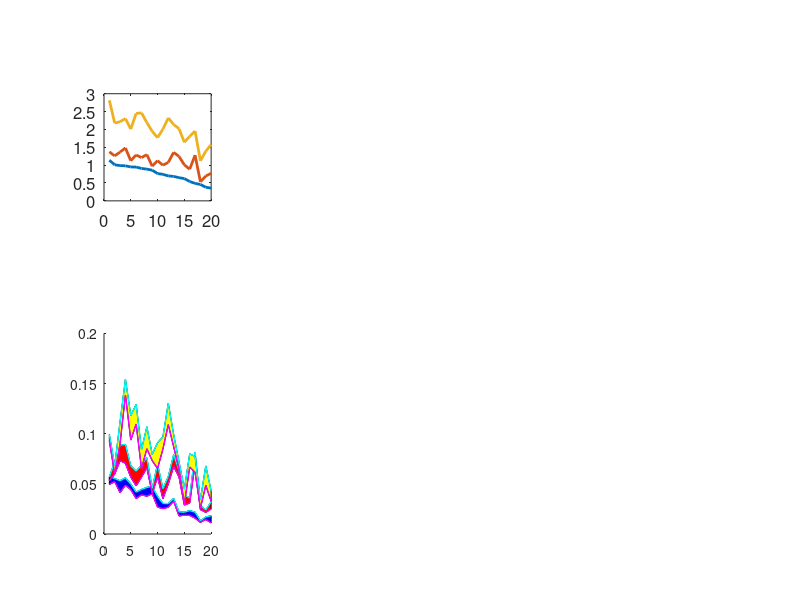

Write the MATLAB code that produced this figure. (Note: this script raises an error after producing the figure.)
load alldata
figure;
clf;
% [odp,dpo]=sort(-mean(metadp,2));
[odp,dpo]=sort(-metadp(:,1));
subplot(2,4,1);
plot(metadp(dpo,:),'linewidth',2);
axis square
set(gca,'fontsize',12);

subplot(2,4,5);
cols=['b' 'r' 'y'];
hold all;
for i=1:3
    plot(squeeze(metai(dpo,i,2)));
    plot(squeeze(metai(dpo,i,1)));
    p(i)=patch([1:20 fliplr(1:20)],[squeeze(metai(dpo,i,2))' fliplr(squeeze(metai(dpo,i,1))')],cols(i));
    plot(squeeze(metai(dpo,i,2)),'c','linewidth',1);
    plot(squeeze(metai(dpo,i,1)),'m','linewidth',1);
end
p(3).FaceColor=[1 .7 0];
axis square;
box on;
set(gca,'fontsize',12);

% [odp,dpo]=sort(-mean(metamr,2));
[odp,dpo]=sort(-metamr(:,1));
subplot(2,4,2);
plot(metamr(dpo,:),'linewidth',2);
axis square;
set(gca,'fontsize',12);
l=legend('1','2','3');
l.Location='northeast';
l.Title.String='cond';
l.FontSize=9;
l.Title.FontSize=9;
l.ItemTokenSize=[10 10];

subplot(2,4,3);
dps=0.1:.01:4.0;
yyaxis right;
plot(dps,midpm(dps),'g');
%ylabel('meta-I(d'')');
set(gca,'ylim',[0 0.2],'ytick',[0 0.2]);
yyaxis left
plot(dps,ent(normcdf(1,0,2./dps)),'k');
%ylabel('H_2(r)');
%xlabel('d''');
set(gca,'fontsize',12);
ax=gca;
ax.YAxis(1).Color=[0 0 0];
ax.YAxis(2).Color=[0 1 0];
axis square;
%set(gca,'view',[90 90]);

subplot(2,4,6);
cols=['b' 'r' 'y'];
hold all;
for i=1:3
    plot(squeeze(metair1(dpo,i,2)));
    plot(squeeze(metair1(dpo,i,1)));
    p(i)=patch([1:20 fliplr(1:20)],[squeeze(metair1(dpo,i,2))' fliplr(squeeze(metair1(dpo,i,1))')],cols(i));
    plot(squeeze(metair1(dpo,i,2)),'c','linewidth',1);
    plot(squeeze(metair1(dpo,i,1)),'m','linewidth',1);
end
p(3).FaceColor=[1 .7 0];
set(gca,'ytick',[0 1 2]);
axis square;
box on;
set(gca,'fontsize',12);
%xlabel('subject');

subplot(2,4,7);
cols=['b' 'r' 'y'];
hold all;
for i=1:3
    plot(squeeze(metair2(dpo,i,2)));
    plot(squeeze(metair2(dpo,i,1)));
    p(i)=patch([1:20 fliplr(1:20)],[squeeze(metair2(dpo,i,2))' fliplr(squeeze(metair2(dpo,i,1))')],cols(i));
    plot(squeeze(metair2(dpo,i,2)),'c','linewidth',1);
    plot(squeeze(metair2(dpo,i,1)),'m','linewidth',1);
end
p(3).FaceColor=[1 .7 0];
axis square;
box on;
set(gca,'fontsize',12);

load fulldata
subplot(2,4,4);
plot(metamr(dpo,:),squeeze(nmetair1(dpo,:,2)),'c.');
hold on;
plot(metamr(dpo,:),squeeze(nmetair1(dpo,:,1)),'m.');
for i=1:size(metadp,1)
    for c=1:size(metadp,2)
        plot(metamr(i,c)*[1 1],[metair1(i,c,1)*1.01 nmetair1(i,c,2)*0.99],'k');
    end
end
axis square;
set(gca,'xlim',[0 1.5],'ylim',[0 2.5],'ytick',[0 1 2]);
set(gca,'fontsize',12);
plot(.25,2,'c.','markersize',10);
plot(.25,1.7,'m.','markersize',10);

load fulldata
subplot(2,4,8)
ratios=nmetai./nmetai(:,:,1);
mratios=squeeze(mean(ratios,1));
plot(mratios(:,1:9)','linewidth',2);
axis square
%xlabel('bins');
%ylabel('ratio');
set(gca,'xlim',[1 9],'ylim',[1 2],'fontsize',12,'xtick',[1 5 9],'xticklabel',[2 6 10]);
l=legend('1','2','3');
l.Location='northwest';
l.Title.String='cond';
l.FontSize=9;
l.Title.FontSize=9;
l.ItemTokenSize=[10 10];


set(gcf,'Position',[126.6000 323.4000 1.1992e+03 471.2000],'PaperPositionMode','auto')
print -depsc ../fig2
	
